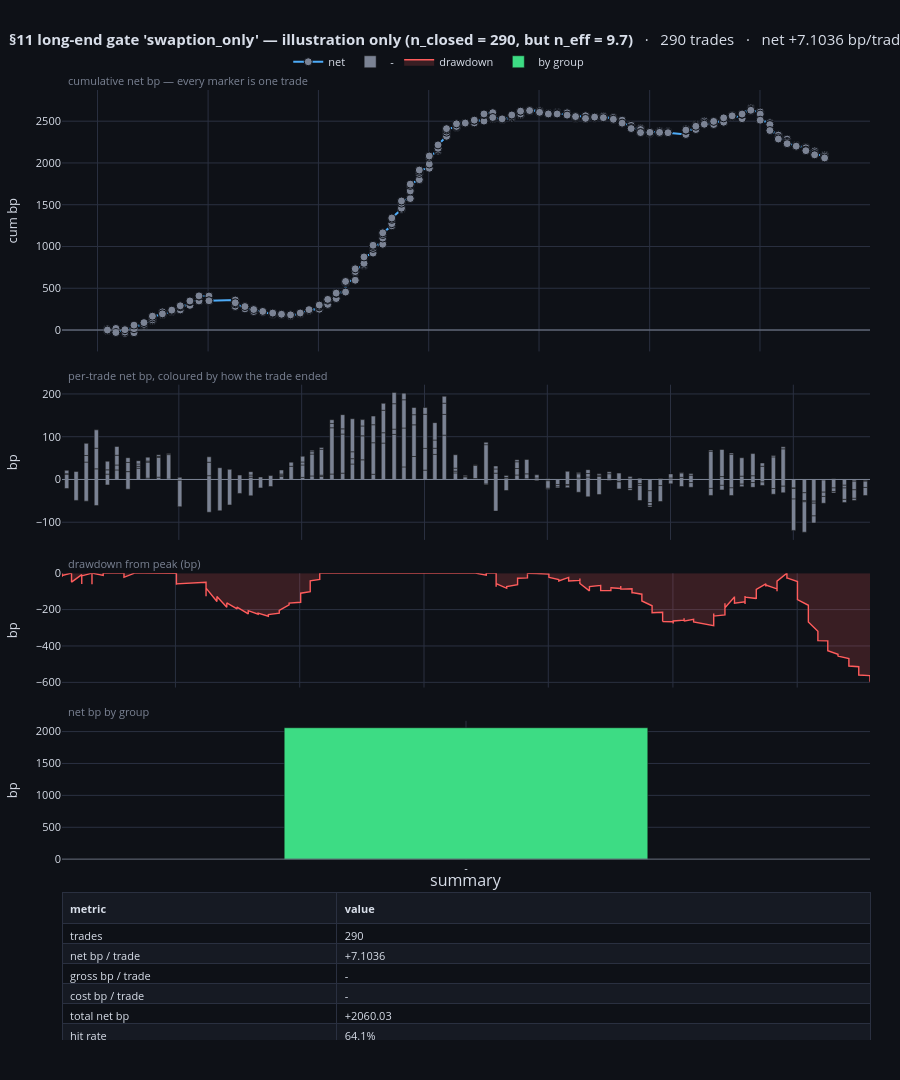

Here is the notebook cell this chart was saved with:
### Code cell
trade_dashboard(_books_by_mode[_best], time_col="closed_at", pnl_col="realized_pnl",
                unit="bp",
                title=f"§11 long-end gate '{_best}' — illustration only "
                      f"(n_closed = {int(_gs.set_index('gate_mode').loc[_best, 'n_closed'])}, "
                      f"but n_eff = 9.7)").show()

### Figure 1 — Plotly figure (JSON) as saved in the notebook; plotly's stock layout.template omitted (floating-point values rounded to 4 significant figures; data arrays with more than 128 entries replaced by an {"elided": "..."} marker saying what was removed)
{"data": [{"customdata": {"elided": "290x11 str values"}, "hovertemplate": "<b>%{customdata[0]}</b><br>%{customdata[1]}  ·  %{customdata[2]}  ·  <b>%{customdata[3]}</b><br>signal: %{customdata[4]}   secondary: %{customdata[5]}<br>exit: <b>%{customdata[6]}</b> after %{customdata[7]} <br>gross %{customdata[8]} bp   <b>net %{customdata[9]} bp</b><br>cumulative %{customdata[10]} bp<extra></extra>", "line": {"color": "#4dabf7", "width": 2}, "marker": {"color": {"elided": "290 str values"}, "line": {"color": "#0e1117", "width": 1}, "size": 8}, "mode": "lines+markers", "name": "net", "type": "scatter", "x": {"elided": "290 str values"}, "xaxis": "x", "y": {"elided": "290 float values"}, "yaxis": "y"}, {"customdata": {"elided": "290x11 str values"}, "hovertemplate": "<b>%{customdata[0]}</b><br>%{customdata[1]}  ·  %{customdata[2]}  ·  <b>%{customdata[3]}</b><br>signal: %{customdata[4]}   secondary: %{customdata[5]}<br>exit: <b>%{customdata[6]}</b> after %{customdata[7]} <br>gross %{customdata[8]} bp   <b>net %{customdata[9]} bp</b><br>cumulative %{customdata[10]} bp<extra></extra>", "marker": {"color": "#7b8394"}, "name": "-", "type": "bar", "x": {"elided": "290 str values"}, "xaxis": "x2", "y": {"elided": "290 float values"}, "yaxis": "y2"}, {"fill": "tozeroy", "fillcolor": "rgba(255,92,92,0.18)", "hovertemplate": "drawdown %{y:.3f} bp<extra></extra>", "line": {"color": "#ff5c5c", "width": 1.4}, "mode": "lines", "name": "drawdown", "type": "scatter", "x": {"elided": "290 str values"}, "xaxis": "x3", "y": {"elided": "290 float values"}, "yaxis": "y3"}, {"customdata": [[290]], "hovertemplate": "<b>%{x}</b><br>%{customdata[0]} trades<br>total %{y:.3f} bp<extra></extra>", "marker": {"color": ["#3ddc84"]}, "name": "by group", "type": "bar", "x": ["-"], "xaxis": "x4", "y": [2060.0], "yaxis": "y4"}, {"cells": {"align": "left", "fill": {"color": [["#0e1117", "#161a23", "#0e1117", "#161a23", "#0e1117", "#161a23", "#0e1117", "#161a23", "#0e1117", "#161a23", "#0e1117", "#161a23", "#0e1117", "#161a23", "#0e1117", "#161a23"]]}, "font": {"color": "#d8dee9", "size": 11}, "height": 20, "line": {"color": "#2a3040"}, "values": [["trades", "net bp / trade", "gross bp / trade", "cost bp / trade", "total net bp", "hit rate", "avg win / avg loss", "payoff ratio", "Sharpe / trade", "t-statistic", "best / worst trade", "max drawdown (bp)", "longest win / loss run", "avg hold"], ["290", "+7.1036", "-", "-", "+2060.03", "64.1%", "+21.454 / -18.561", "1.156", "0.2423", "4.13", "+108.148 / -76.595", "-597.02", "74 / 19", "-"]]}, "columnwidth": [34, 66], "domain": {"x": [0.0, 1.0], "y": [0.0, 0.1548]}, "header": {"align": "left", "fill": {"color": "#161a23"}, "font": {"color": "#d8dee9", "size": 11}, "line": {"color": "#2a3040"}, "values": ["<b>metric</b>", "<b>value</b>"]}, "type": "table"}], "layout": {"annotations": [{"font": {"color": "#7b8394", "size": 11}, "showarrow": false, "text": "cumulative net bp — every marker is one trade", "x": 0.005, "xanchor": "left", "xref": "paper", "y": 1.0, "yanchor": "bottom", "yref": "paper"}, {"font": {"color": "#7b8394", "size": 11}, "showarrow": false, "text": "per-trade net bp, coloured by how the trade ended", "x": 0.005, "xanchor": "left", "xref": "paper", "y": 0.6898, "yanchor": "bottom", "yref": "paper"}, {"font": {"color": "#7b8394", "size": 11}, "showarrow": false, "text": "drawdown from peak (bp)", "x": 0.005, "xanchor": "left", "xref": "paper", "y": 0.4914, "yanchor": "bottom", "yref": "paper"}, {"font": {"color": "#7b8394", "size": 11}, "showarrow": false, "text": "net bp by group", "x": 0.005, "xanchor": "left", "xref": "paper", "y": 0.336, "yanchor": "bottom", "yref": "paper"}, {"font": {"size": 16}, "showarrow": false, "text": "summary", "x": 0.5, "xanchor": "center", "xref": "paper", "y": 0.1548, "yanchor": "bottom", "yref": "paper"}], "bargap": 0.55, "font": {"color": "#d8dee9", "size": 11}, "height": 1080, "hoverdistance": 30, "hoverlabel": {"bgcolor": "#161a23", "bordercolor": "#2a3040", "font": {"color": "#d8dee9", "size": 11}}, "hovermode": "closest", "legend": {"bgcolor": "rgba(0,0,0,0)", "orientation": "h", "x": 0.28, "y": 1.045}, "margin": {"b": 40, "l": 60, "r": 30, "t": 90}, "paper_bgcolor": "#0e1117", "plot_bgcolor": "#0e1117", "shapes": [{"line": {"color": "#7b8394", "width": 1}, "type": "line", "x0": 0, "x1": 1, "xref": "x domain", "y0": 0, "y1": 0, "yref": "y"}, {"line": {"color": "#7b8394", "width": 1}, "type": "line", "x0": 0, "x1": 1, "xref": "x2 domain", "y0": 0, "y1": 0, "yref": "y2"}, {"line": {"color": "#7b8394", "width": 1}, "type": "line", "x0": 0, "x1": 1, "xref": "x4 domain", "y0": 0, "y1": 0, "yref": "y4"}], "title": {"font": {"size": 15}, "text": "<b>§11 long-end gate 'swaption_only' — illustration only (n_closed = 290, but n_eff = 9.7)</b>   ·   290 trades   ·   net +7.1036 bp/trade   ·   hit 64.1%   ·   total +2060.03 bp", "x": 0.01}, "xaxis": {"anchor": "y", "domain": [0.0, 1.0], "gridcolor": "#2a3040", "matches": "x4", "showgrid": true, "showspikes": true, "showticklabels": false, "spikecolor": "#7b8394", "spikedash": "dot", "spikemode": "across", "spikesnap": "cursor", "spikethickness": 1, "zeroline": false}, "xaxis2": {"anchor": "y2", "domain": [0.0, 1.0], "gridcolor": "#2a3040", "matches": "x4", "showgrid": true, "showspikes": true, "showticklabels": false, "spikecolor": "#7b8394", "spikedash": "dot", "spikemode": "across", "spikesnap": "cursor", "spikethickness": 1, "zeroline": false}, "xaxis3": {"anchor": "y3", "domain": [0.0, 1.0], "gridcolor": "#2a3040", "matches": "x4", "showgrid": true, "showspikes": true, "showticklabels": false, "spikecolor": "#7b8394", "spikedash": "dot", "spikemode": "across", "spikesnap": "cursor", "spikethickness": 1, "zeroline": false}, "xaxis4": {"anchor": "y4", "domain": [0.0, 1.0], "gridcolor": "#2a3040", "showgrid": true, "showspikes": true, "spikecolor": "#7b8394", "spikedash": "dot", "spikemode": "across", "spikesnap": "cursor", "spikethickness": 1, "zeroline": false}, "yaxis": {"anchor": "x", "domain": [0.7248, 1.0], "gridcolor": "#2a3040", "showgrid": true, "showspikes": true, "spikecolor": "#7b8394", "spikedash": "dot", "spikemode": "toaxis", "spikesnap": "cursor", "spikethickness": 1, "title": {"text": "cum bp"}, "zeroline": false}, "yaxis2": {"anchor": "x2", "domain": [0.5264, 0.6898], "gridcolor": "#2a3040", "showgrid": true, "showspikes": true, "spikecolor": "#7b8394", "spikedash": "dot", "spikemode": "toaxis", "spikesnap": "cursor", "spikethickness": 1, "title": {"text": "bp"}, "zeroline": false}, "yaxis3": {"anchor": "x3", "domain": [0.371, 0.4914], "gridcolor": "#2a3040", "showgrid": true, "showspikes": true, "spikecolor": "#7b8394", "spikedash": "dot", "spikemode": "toaxis", "spikesnap": "cursor", "spikethickness": 1, "title": {"text": "bp"}, "zeroline": false}, "yaxis4": {"anchor": "x4", "domain": [0.1898, 0.336], "gridcolor": "#2a3040", "showgrid": true, "showspikes": true, "spikecolor": "#7b8394", "spikedash": "dot", "spikemode": "toaxis", "spikesnap": "cursor", "spikethickness": 1, "title": {"text": "bp"}, "zeroline": false}}}
